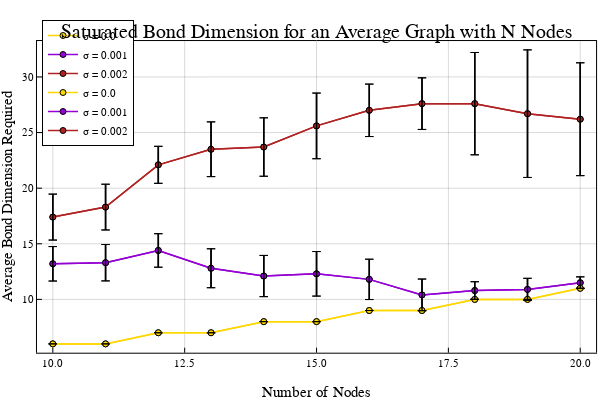

Notebook cell for this chart:
### Code cell
uplt = load_data_and_plot(filename)
if plt !== nothing
    display(plt)
end

### Figure 1 — Plotly figure (JSON) as saved in the notebook; plotly's stock layout.template omitted (floating-point values rounded to 4 significant figures)
{"data": [{"colorbar": {"len": 0.8657, "title": "", "x": 0.9934, "y": 0.5087}, "legendgroup": "σ = 0.0", "line": {"color": "rgba(255, 215, 0, 1.000)", "dash": "solid", "shape": "linear", "width": 1.5}, "marker": {"color": "rgba(255, 215, 0, 1.000)", "line": {"color": "rgba(0, 0, 0, 1.000)", "width": 1}, "size": 6, "symbol": "circle"}, "mode": "lines+markers", "name": "σ = 0.0", "showlegend": true, "type": "scatter", "x": [10, 11, 12, 13, 14, 15, 16, 17, 18, 19, 20], "xaxis": "x", "y": [6, 6, 7, 7, 8, 8, 9, 9, 10, 10, 11], "yaxis": "y"}, {"colorbar": {"len": 0.8657, "title": "", "x": 0.9934, "y": 0.5087}, "legendgroup": "", "line": {"color": "rgba(0, 0, 0, 1.000)", "dash": "solid", "shape": "linear", "width": 1.5}, "marker": {"color": "rgba(0, 0, 0, 1.000)", "line": {"color": "rgba(0, 0, 0, 1.000)", "width": 1}, "size": 6, "symbol": "line-ew"}, "mode": "lines+markers", "name": "", "showlegend": false, "type": "scatter", "x": [10, 10], "xaxis": "x", "y": [6, 6], "yaxis": "y"}, {"colorbar": {"len": 0.8657, "title": "", "x": 0.9934, "y": 0.5087}, "legendgroup": "", "line": {"color": "rgba(0, 0, 0, 1.000)", "dash": "solid", "shape": "linear", "width": 1.5}, "marker": {"color": "rgba(0, 0, 0, 1.000)", "line": {"color": "rgba(0, 0, 0, 1.000)", "width": 1}, "size": 6, "symbol": "line-ew"}, "mode": "lines+markers", "name": "", "showlegend": false, "type": "scatter", "x": [11, 11], "xaxis": "x", "y": [6, 6], "yaxis": "y"}, {"colorbar": {"len": 0.8657, "title": "", "x": 0.9934, "y": 0.5087}, "legendgroup": "", "line": {"color": "rgba(0, 0, 0, 1.000)", "dash": "solid", "shape": "linear", "width": 1.5}, "marker": {"color": "rgba(0, 0, 0, 1.000)", "line": {"color": "rgba(0, 0, 0, 1.000)", "width": 1}, "size": 6, "symbol": "line-ew"}, "mode": "lines+markers", "name": "", "showlegend": false, "type": "scatter", "x": [12, 12], "xaxis": "x", "y": [7, 7], "yaxis": "y"}, {"colorbar": {"len": 0.8657, "title": "", "x": 0.9934, "y": 0.5087}, "legendgroup": "", "line": {"color": "rgba(0, 0, 0, 1.000)", "dash": "solid", "shape": "linear", "width": 1.5}, "marker": {"color": "rgba(0, 0, 0, 1.000)", "line": {"color": "rgba(0, 0, 0, 1.000)", "width": 1}, "size": 6, "symbol": "line-ew"}, "mode": "lines+markers", "name": "", "showlegend": false, "type": "scatter", "x": [13, 13], "xaxis": "x", "y": [7, 7], "yaxis": "y"}, {"colorbar": {"len": 0.8657, "title": "", "x": 0.9934, "y": 0.5087}, "legendgroup": "", "line": {"color": "rgba(0, 0, 0, 1.000)", "dash": "solid", "shape": "linear", "width": 1.5}, "marker": {"color": "rgba(0, 0, 0, 1.000)", "line": {"color": "rgba(0, 0, 0, 1.000)", "width": 1}, "size": 6, "symbol": "line-ew"}, "mode": "lines+markers", "name": "", "showlegend": false, "type": "scatter", "x": [14, 14], "xaxis": "x", "y": [8, 8], "yaxis": "y"}, {"colorbar": {"len": 0.8657, "title": "", "x": 0.9934, "y": 0.5087}, "legendgroup": "", "line": {"color": "rgba(0, 0, 0, 1.000)", "dash": "solid", "shape": "linear", "width": 1.5}, "marker": {"color": "rgba(0, 0, 0, 1.000)", "line": {"color": "rgba(0, 0, 0, 1.000)", "width": 1}, "size": 6, "symbol": "line-ew"}, "mode": "lines+markers", "name": "", "showlegend": false, "type": "scatter", "x": [15, 15], "xaxis": "x", "y": [8, 8], "yaxis": "y"}, {"colorbar": {"len": 0.8657, "title": "", "x": 0.9934, "y": 0.5087}, "legendgroup": "", "line": {"color": "rgba(0, 0, 0, 1.000)", "dash": "solid", "shape": "linear", "width": 1.5}, "marker": {"color": "rgba(0, 0, 0, 1.000)", "line": {"color": "rgba(0, 0, 0, 1.000)", "width": 1}, "size": 6, "symbol": "line-ew"}, "mode": "lines+markers", "name": "", "showlegend": false, "type": "scatter", "x": [16, 16], "xaxis": "x", "y": [9, 9], "yaxis": "y"}, {"colorbar": {"len": 0.8657, "title": "", "x": 0.9934, "y": 0.5087}, "legendgroup": "", "line": {"color": "rgba(0, 0, 0, 1.000)", "dash": "solid", "shape": "linear", "width": 1.5}, "marker": {"color": "rgba(0, 0, 0, 1.000)", "line": {"color": "rgba(0, 0, 0, 1.000)", "width": 1}, "size": 6, "symbol": "line-ew"}, "mode": "lines+markers", "name": "", "showlegend": false, "type": "scatter", "x": [17, 17], "xaxis": "x", "y": [9, 9], "yaxis": "y"}, {"colorbar": {"len": 0.8657, "title": "", "x": 0.9934, "y": 0.5087}, "legendgroup": "", "line": {"color": "rgba(0, 0, 0, 1.000)", "dash": "solid", "shape": "linear", "width": 1.5}, "marker": {"color": "rgba(0, 0, 0, 1.000)", "line": {"color": "rgba(0, 0, 0, 1.000)", "width": 1}, "size": 6, "symbol": "line-ew"}, "mode": "lines+markers", "name": "", "showlegend": false, "type": "scatter", "x": [18, 18], "xaxis": "x", "y": [10, 10], "yaxis": "y"}, {"colorbar": {"len": 0.8657, "title": "", "x": 0.9934, "y": 0.5087}, "legendgroup": "", "line": {"color": "rgba(0, 0, 0, 1.000)", "dash": "solid", "shape": "linear", "width": 1.5}, "marker": {"color": "rgba(0, 0, 0, 1.000)", "line": {"color": "rgba(0, 0, 0, 1.000)", "width": 1}, "size": 6, "symbol": "line-ew"}, "mode": "lines+markers", "name": "", "showlegend": false, "type": "scatter", "x": [19, 19], "xaxis": "x", "y": [10, 10], "yaxis": "y"}, {"colorbar": {"len": 0.8657, "title": "", "x": 0.9934, "y": 0.5087}, "legendgroup": "", "line": {"color": "rgba(0, 0, 0, 1.000)", "dash": "solid", "shape": "linear", "width": 1.5}, "marker": {"color": "rgba(0, 0, 0, 1.000)", "line": {"color": "rgba(0, 0, 0, 1.000)", "width": 1}, "size": 6, "symbol": "line-ew"}, "mode": "lines+markers", "name": "", "showlegend": false, "type": "scatter", "x": [20, 20], "xaxis": "x", "y": [11, 11], "yaxis": "y"}, {"colorbar": {"len": 0.8657, "title": "", "x": 0.9934, "y": 0.5087}, "legendgroup": "σ = 0.001", "line": {"color": "rgba(148, 0, 211, 1.000)", "dash": "solid", "shape": "linear", "width": 1.5}, "marker": {"color": "rgba(148, 0, 211, 1.000)", "line": {"color": "rgba(0, 0, 0, 1.000)", "width": 1}, "size": 6, "symbol": "circle"}, "mode": "lines+markers", "name": "σ = 0.001", "showlegend": true, "type": "scatter", "x": [10, 11, 12, 13, 14, 15, 16, 17, 18, 19, 20], "xaxis": "x", "y": [13.2, 13.3, 14.4, 12.8, 12.1, 12.3, 11.8, 10.4, 10.8, 10.9, 11.5], "yaxis": "y"}, {"colorbar": {"len": 0.8657, "title": "", "x": 0.9934, "y": 0.5087}, "legendgroup": "", "line": {"color": "rgba(0, 0, 0, 1.000)", "dash": "solid", "shape": "linear", "width": 1.5}, "marker": {"color": "rgba(0, 0, 0, 1.000)", "line": {"color": "rgba(0, 0, 0, 1.000)", "width": 1}, "size": 6, "symbol": "line-ew"}, "mode": "lines+markers", "name": "", "showlegend": false, "type": "scatter", "x": [10, 10], "xaxis": "x", "y": [11.65, 14.75], "yaxis": "y"}, {"colorbar": {"len": 0.8657, "title": "", "x": 0.9934, "y": 0.5087}, "legendgroup": "", "line": {"color": "rgba(0, 0, 0, 1.000)", "dash": "solid", "shape": "linear", "width": 1.5}, "marker": {"color": "rgba(0, 0, 0, 1.000)", "line": {"color": "rgba(0, 0, 0, 1.000)", "width": 1}, "size": 6, "symbol": "line-ew"}, "mode": "lines+markers", "name": "", "showlegend": false, "type": "scatter", "x": [11, 11], "xaxis": "x", "y": [11.66, 14.94], "yaxis": "y"}, {"colorbar": {"len": 0.8657, "title": "", "x": 0.9934, "y": 0.5087}, "legendgroup": "", "line": {"color": "rgba(0, 0, 0, 1.000)", "dash": "solid", "shape": "linear", "width": 1.5}, "marker": {"color": "rgba(0, 0, 0, 1.000)", "line": {"color": "rgba(0, 0, 0, 1.000)", "width": 1}, "size": 6, "symbol": "line-ew"}, "mode": "lines+markers", "name": "", "showlegend": false, "type": "scatter", "x": [12, 12], "xaxis": "x", "y": [12.89, 15.91], "yaxis": "y"}, {"colorbar": {"len": 0.8657, "title": "", "x": 0.9934, "y": 0.5087}, "legendgroup": "", "line": {"color": "rgba(0, 0, 0, 1.000)", "dash": "solid", "shape": "linear", "width": 1.5}, "marker": {"color": "rgba(0, 0, 0, 1.000)", "line": {"color": "rgba(0, 0, 0, 1.000)", "width": 1}, "size": 6, "symbol": "line-ew"}, "mode": "lines+markers", "name": "", "showlegend": false, "type": "scatter", "x": [13, 13], "xaxis": "x", "y": [11.05, 14.55], "yaxis": "y"}, {"colorbar": {"len": 0.8657, "title": "", "x": 0.9934, "y": 0.5087}, "legendgroup": "", "line": {"color": "rgba(0, 0, 0, 1.000)", "dash": "solid", "shape": "linear", "width": 1.5}, "marker": {"color": "rgba(0, 0, 0, 1.000)", "line": {"color": "rgba(0, 0, 0, 1.000)", "width": 1}, "size": 6, "symbol": "line-ew"}, "mode": "lines+markers", "name": "", "showlegend": false, "type": "scatter", "x": [14, 14], "xaxis": "x", "y": [10.25, 13.95], "yaxis": "y"}, {"colorbar": {"len": 0.8657, "title": "", "x": 0.9934, "y": 0.5087}, "legendgroup": "", "line": {"color": "rgba(0, 0, 0, 1.000)", "dash": "solid", "shape": "linear", "width": 1.5}, "marker": {"color": "rgba(0, 0, 0, 1.000)", "line": {"color": "rgba(0, 0, 0, 1.000)", "width": 1}, "size": 6, "symbol": "line-ew"}, "mode": "lines+markers", "name": "", "showlegend": false, "type": "scatter", "x": [15, 15], "xaxis": "x", "y": [10.3, 14.3], "yaxis": "y"}, {"colorbar": {"len": 0.8657, "title": "", "x": 0.9934, "y": 0.5087}, "legendgroup": "", "line": {"color": "rgba(0, 0, 0, 1.000)", "dash": "solid", "shape": "linear", "width": 1.5}, "marker": {"color": "rgba(0, 0, 0, 1.000)", "line": {"color": "rgba(0, 0, 0, 1.000)", "width": 1}, "size": 6, "symbol": "line-ew"}, "mode": "lines+markers", "name": "", "showlegend": false, "type": "scatter", "x": [16, 16], "xaxis": "x", "y": [9.986, 13.61], "yaxis": "y"}, {"colorbar": {"len": 0.8657, "title": "", "x": 0.9934, "y": 0.5087}, "legendgroup": "", "line": {"color": "rgba(0, 0, 0, 1.000)", "dash": "solid", "shape": "linear", "width": 1.5}, "marker": {"color": "rgba(0, 0, 0, 1.000)", "line": {"color": "rgba(0, 0, 0, 1.000)", "width": 1}, "size": 6, "symbol": "line-ew"}, "mode": "lines+markers", "name": "", "showlegend": false, "type": "scatter", "x": [17, 17], "xaxis": "x", "y": [8.97, 11.83], "yaxis": "y"}, {"colorbar": {"len": 0.8657, "title": "", "x": 0.9934, "y": 0.5087}, "legendgroup": "", "line": {"color": "rgba(0, 0, 0, 1.000)", "dash": "solid", "shape": "linear", "width": 1.5}, "marker": {"color": "rgba(0, 0, 0, 1.000)", "line": {"color": "rgba(0, 0, 0, 1.000)", "width": 1}, "size": 6, "symbol": "line-ew"}, "mode": "lines+markers", "name": "", "showlegend": false, "type": "scatter", "x": [18, 18], "xaxis": "x", "y": [10.01, 11.59], "yaxis": "y"}, {"colorbar": {"len": 0.8657, "title": "", "x": 0.9934, "y": 0.5087}, "legendgroup": "", "line": {"color": "rgba(0, 0, 0, 1.000)", "dash": "solid", "shape": "linear", "width": 1.5}, "marker": {"color": "rgba(0, 0, 0, 1.000)", "line": {"color": "rgba(0, 0, 0, 1.000)", "width": 1}, "size": 6, "symbol": "line-ew"}, "mode": "lines+markers", "name": "", "showlegend": false, "type": "scatter", "x": [19, 19], "xaxis": "x", "y": [9.906, 11.89], "yaxis": "y"}, {"colorbar": {"len": 0.8657, "title": "", "x": 0.9934, "y": 0.5087}, "legendgroup": "", "line": {"color": "rgba(0, 0, 0, 1.000)", "dash": "solid", "shape": "linear", "width": 1.5}, "marker": {"color": "rgba(0, 0, 0, 1.000)", "line": {"color": "rgba(0, 0, 0, 1.000)", "width": 1}, "size": 6, "symbol": "line-ew"}, "mode": "lines+markers", "name": "", "showlegend": false, "type": "scatter", "x": [20, 20], "xaxis": "x", "y": [10.97, 12.03], "yaxis": "y"}, {"colorbar": {"len": 0.8657, "title": "", "x": 0.9934, "y": 0.5087}, "legendgroup": "σ = 0.002", "line": {"color": "rgba(178, 34, 34, 1.000)", "dash": "solid", "shape": "linear", "width": 1.5}, "marker": {"color": "rgba(178, 34, 34, 1.000)", "line": {"color": "rgba(0, 0, 0, 1.000)", "width": 1}, "size": 6, "symbol": "circle"}, "mode": "lines+markers", "name": "σ = 0.002", "showlegend": true, "type": "scatter", "x": [10, 11, 12, 13, 14, 15, 16, 17, 18, 19, 20], "xaxis": "x", "y": [17.4, 18.3, 22.1, 23.5, 23.7, 25.6, 27, 27.6, 27.6, 26.7, 26.2], "yaxis": "y"}, {"colorbar": {"len": 0.8657, "title": "", "x": 0.9934, "y": 0.5087}, "legendgroup": "", "line": {"color": "rgba(0, 0, 0, 1.000)", "dash": "solid", "shape": "linear", "width": 1.5}, "marker": {"color": "rgba(0, 0, 0, 1.000)", "line": {"color": "rgba(0, 0, 0, 1.000)", "width": 1}, "size": 6, "symbol": "line-ew"}, "mode": "lines+markers", "name": "", "showlegend": false, "type": "scatter", "x": [10, 10], "xaxis": "x", "y": [15.33, 19.47], "yaxis": "y"}, {"colorbar": {"len": 0.8657, "title": "", "x": 0.9934, "y": 0.5087}, "legendgroup": "", "line": {"color": "rgba(0, 0, 0, 1.000)", "dash": "solid", "shape": "linear", "width": 1.5}, "marker": {"color": "rgba(0, 0, 0, 1.000)", "line": {"color": "rgba(0, 0, 0, 1.000)", "width": 1}, "size": 6, "symbol": "line-ew"}, "mode": "lines+markers", "name": "", "showlegend": false, "type": "scatter", "x": [11, 11], "xaxis": "x", "y": [16.24, 20.36], "yaxis": "y"}, {"colorbar": {"len": 0.8657, "title": "", "x": 0.9934, "y": 0.5087}, "legendgroup": "", "line": {"color": "rgba(0, 0, 0, 1.000)", "dash": "solid", "shape": "linear", "width": 1.5}, "marker": {"color": "rgba(0, 0, 0, 1.000)", "line": {"color": "rgba(0, 0, 0, 1.000)", "width": 1}, "size": 6, "symbol": "line-ew"}, "mode": "lines+markers", "name": "", "showlegend": false, "type": "scatter", "x": [12, 12], "xaxis": "x", "y": [20.44, 23.76], "yaxis": "y"}, {"colorbar": {"len": 0.8657, "title": "", "x": 0.9934, "y": 0.5087}, "legendgroup": "", "line": {"color": "rgba(0, 0, 0, 1.000)", "dash": "solid", "shape": "linear", "width": 1.5}, "marker": {"color": "rgba(0, 0, 0, 1.000)", "line": {"color": "rgba(0, 0, 0, 1.000)", "width": 1}, "size": 6, "symbol": "line-ew"}, "mode": "lines+markers", "name": "", "showlegend": false, "type": "scatter", "x": [13, 13], "xaxis": "x", "y": [21.04, 25.96], "yaxis": "y"}, {"colorbar": {"len": 0.8657, "title": "", "x": 0.9934, "y": 0.5087}, "legendgroup": "", "line": {"color": "rgba(0, 0, 0, 1.000)", "dash": "solid", "shape": "linear", "width": 1.5}, "marker": {"color": "rgba(0, 0, 0, 1.000)", "line": {"color": "rgba(0, 0, 0, 1.000)", "width": 1}, "size": 6, "symbol": "line-ew"}, "mode": "lines+markers", "name": "", "showlegend": false, "type": "scatter", "x": [14, 14], "xaxis": "x", "y": [21.07, 26.33], "yaxis": "y"}, {"colorbar": {"len": 0.8657, "title": "", "x": 0.9934, "y": 0.5087}, "legendgroup": "", "line": {"color": "rgba(0, 0, 0, 1.000)", "dash": "solid", "shape": "linear", "width": 1.5}, "marker": {"color": "rgba(0, 0, 0, 1.000)", "line": {"color": "rgba(0, 0, 0, 1.000)", "width": 1}, "size": 6, "symbol": "line-ew"}, "mode": "lines+markers", "name": "", "showlegend": false, "type": "scatter", "x": [15, 15], "xaxis": "x", "y": [22.65, 28.55], "yaxis": "y"}, {"colorbar": {"len": 0.8657, "title": "", "x": 0.9934, "y": 0.5087}, "legendgroup": "", "line": {"color": "rgba(0, 0, 0, 1.000)", "dash": "solid", "shape": "linear", "width": 1.5}, "marker": {"color": "rgba(0, 0, 0, 1.000)", "line": {"color": "rgba(0, 0, 0, 1.000)", "width": 1}, "size": 6, "symbol": "line-ew"}, "mode": "lines+markers", "name": "", "showlegend": false, "type": "scatter", "x": [16, 16], "xaxis": "x", "y": [24.64, 29.36], "yaxis": "y"}, {"colorbar": {"len": 0.8657, "title": "", "x": 0.9934, "y": 0.5087}, "legendgroup": "", "line": {"color": "rgba(0, 0, 0, 1.000)", "dash": "solid", "shape": "linear", "width": 1.5}, "marker": {"color": "rgba(0, 0, 0, 1.000)", "line": {"color": "rgba(0, 0, 0, 1.000)", "width": 1}, "size": 6, "symbol": "line-ew"}, "mode": "lines+markers", "name": "", "showlegend": false, "type": "scatter", "x": [17, 17], "xaxis": "x", "y": [25.28, 29.92], "yaxis": "y"}, {"colorbar": {"len": 0.8657, "title": "", "x": 0.9934, "y": 0.5087}, "legendgroup": "", "line": {"color": "rgba(0, 0, 0, 1.000)", "dash": "solid", "shape": "linear", "width": 1.5}, "marker": {"color": "rgba(0, 0, 0, 1.000)", "line": {"color": "rgba(0, 0, 0, 1.000)", "width": 1}, "size": 6, "symbol": "line-ew"}, "mode": "lines+markers", "name": "", "showlegend": false, "type": "scatter", "x": [18, 18], "xaxis": "x", "y": [23.0, 32.2], "yaxis": "y"}, {"colorbar": {"len": 0.8657, "title": "", "x": 0.9934, "y": 0.5087}, "legendgroup": "", "line": {"color": "rgba(0, 0, 0, 1.000)", "dash": "solid", "shape": "linear", "width": 1.5}, "marker": {"color": "rgba(0, 0, 0, 1.000)", "line": {"color": "rgba(0, 0, 0, 1.000)", "width": 1}, "size": 6, "symbol": "line-ew"}, "mode": "lines+markers", "name": "", "showlegend": false, "type": "scatter", "x": [19, 19], "xaxis": "x", "y": [20.96, 32.44], "yaxis": "y"}, {"colorbar": {"len": 0.8657, "title": "", "x": 0.9934, "y": 0.5087}, "legendgroup": "", "line": {"color": "rgba(0, 0, 0, 1.000)", "dash": "solid", "shape": "linear", "width": 1.5}, "marker": {"color": "rgba(0, 0, 0, 1.000)", "line": {"color": "rgba(0, 0, 0, 1.000)", "width": 1}, "size": 6, "symbol": "line-ew"}, "mode": "lines+markers", "name": "", "showlegend": false, "type": "scatter", "x": [20, 20], "xaxis": "x", "y": [21.13, 31.27], "yaxis": "y"}, {"colorbar": {"len": 0.8657, "title": "", "x": 0.9934, "y": 0.5087}, "legendgroup": "σ = 0.0", "line": {"color": "rgba(255, 215, 0, 1.000)", "dash": "solid", "shape": "linear", "width": 1.5}, "marker": {"color": "rgba(255, 215, 0, 1.000)", "line": {"color": "rgba(0, 0, 0, 1.000)", "width": 1}, "size": 6, "symbol": "circle"}, "mode": "lines+markers", "name": "σ = 0.0", "showlegend": true, "type": "scatter", "x": [10, 11, 12, 13, 14, 15, 16, 17, 18, 19, 20], "xaxis": "x", "y": [6, 6, 7, 7, 8, 8, 9, 9, 10, 10, 11], "yaxis": "y"}, {"colorbar": {"len": 0.8657, "title": "", "x": 0.9934, "y": 0.5087}, "legendgroup": "", "line": {"color": "rgba(0, 0, 0, 1.000)", "dash": "solid", "shape": "linear", "width": 1.5}, "marker": {"color": "rgba(0, 0, 0, 1.000)", "line": {"color": "rgba(0, 0, 0, 1.000)", "width": 1}, "size": 6, "symbol": "line-ew"}, "mode": "lines+markers", "name": "", "showlegend": false, "type": "scatter", "x": [10, 10], "xaxis": "x", "y": [6, 6], "yaxis": "y"}, {"colorbar": {"len": 0.8657, "title": "", "x": 0.9934, "y": 0.5087}, "legendgroup": "", "line": {"color": "rgba(0, 0, 0, 1.000)", "dash": "solid", "shape": "linear", "width": 1.5}, "marker": {"color": "rgba(0, 0, 0, 1.000)", "line": {"color": "rgba(0, 0, 0, 1.000)", "width": 1}, "size": 6, "symbol": "line-ew"}, "mode": "lines+markers", "name": "", "showlegend": false, "type": "scatter", "x": [11, 11], "xaxis": "x", "y": [6, 6], "yaxis": "y"}, {"colorbar": {"len": 0.8657, "title": "", "x": 0.9934, "y": 0.5087}, "legendgroup": "", "line": {"color": "rgba(0, 0, 0, 1.000)", "dash": "solid", "shape": "linear", "width": 1.5}, "marker": {"color": "rgba(0, 0, 0, 1.000)", "line": {"color": "rgba(0, 0, 0, 1.000)", "width": 1}, "size": 6, "symbol": "line-ew"}, "mode": "lines+markers", "name": "", "showlegend": false, "type": "scatter", "x": [12, 12], "xaxis": "x", "y": [7, 7], "yaxis": "y"}, {"colorbar": {"len": 0.8657, "title": "", "x": 0.9934, "y": 0.5087}, "legendgroup": "", "line": {"color": "rgba(0, 0, 0, 1.000)", "dash": "solid", "shape": "linear", "width": 1.5}, "marker": {"color": "rgba(0, 0, 0, 1.000)", "line": {"color": "rgba(0, 0, 0, 1.000)", "width": 1}, "size": 6, "symbol": "line-ew"}, "mode": "lines+markers", "name": "", "showlegend": false, "type": "scatter", "x": [13, 13], "xaxis": "x", "y": [7, 7], "yaxis": "y"}, {"colorbar": {"len": 0.8657, "title": "", "x": 0.9934, "y": 0.5087}, "legendgroup": "", "line": {"color": "rgba(0, 0, 0, 1.000)", "dash": "solid", "shape": "linear", "width": 1.5}, "marker": {"color": "rgba(0, 0, 0, 1.000)", "line": {"color": "rgba(0, 0, 0, 1.000)", "width": 1}, "size": 6, "symbol": "line-ew"}, "mode": "lines+markers", "name": "", "showlegend": false, "type": "scatter", "x": [14, 14], "xaxis": "x", "y": [8, 8], "yaxis": "y"}, {"colorbar": {"len": 0.8657, "title": "", "x": 0.9934, "y": 0.5087}, "legendgroup": "", "line": {"color": "rgba(0, 0, 0, 1.000)", "dash": "solid", "shape": "linear", "width": 1.5}, "marker": {"color": "rgba(0, 0, 0, 1.000)", "line": {"color": "rgba(0, 0, 0, 1.000)", "width": 1}, "size": 6, "symbol": "line-ew"}, "mode": "lines+markers", "name": "", "showlegend": false, "type": "scatter", "x": [15, 15], "xaxis": "x", "y": [8, 8], "yaxis": "y"}, {"colorbar": {"len": 0.8657, "title": "", "x": 0.9934, "y": 0.5087}, "legendgroup": "", "line": {"color": "rgba(0, 0, 0, 1.000)", "dash": "solid", "shape": "linear", "width": 1.5}, "marker": {"color": "rgba(0, 0, 0, 1.000)", "line": {"color": "rgba(0, 0, 0, 1.000)", "width": 1}, "size": 6, "symbol": "line-ew"}, "mode": "lines+markers", "name": "", "showlegend": false, "type": "scatter", "x": [16, 16], "xaxis": "x", "y": [9, 9], "yaxis": "y"}, {"colorbar": {"len": 0.8657, "title": "", "x": 0.9934, "y": 0.5087}, "legendgroup": "", "line": {"color": "rgba(0, 0, 0, 1.000)", "dash": "solid", "shape": "linear", "width": 1.5}, "marker": {"color": "rgba(0, 0, 0, 1.000)", "line": {"color": "rgba(0, 0, 0, 1.000)", "width": 1}, "size": 6, "symbol": "line-ew"}, "mode": "lines+markers", "name": "", "showlegend": false, "type": "scatter", "x": [17, 17], "xaxis": "x", "y": [9, 9], "yaxis": "y"}, {"colorbar": {"len": 0.8657, "title": "", "x": 0.9934, "y": 0.5087}, "legendgroup": "", "line": {"color": "rgba(0, 0, 0, 1.000)", "dash": "solid", "shape": "linear", "width": 1.5}, "marker": {"color": "rgba(0, 0, 0, 1.000)", "line": {"color": "rgba(0, 0, 0, 1.000)", "width": 1}, "size": 6, "symbol": "line-ew"}, "mode": "lines+markers", "name": "", "showlegend": false, "type": "scatter", "x": [18, 18], "xaxis": "x", "y": [10, 10], "yaxis": "y"}, {"colorbar": {"len": 0.8657, "title": "", "x": 0.9934, "y": 0.5087}, "legendgroup": "", "line": {"color": "rgba(0, 0, 0, 1.000)", "dash": "solid", "shape": "linear", "width": 1.5}, "marker": {"color": "rgba(0, 0, 0, 1.000)", "line": {"color": "rgba(0, 0, 0, 1.000)", "width": 1}, "size": 6, "symbol": "line-ew"}, "mode": "lines+markers", "name": "", "showlegend": false, "type": "scatter", "x": [19, 19], "xaxis": "x", "y": [10, 10], "yaxis": "y"}, {"colorbar": {"len": 0.8657, "title": "", "x": 0.9934, "y": 0.5087}, "legendgroup": "", "line": {"color": "rgba(0, 0, 0, 1.000)", "dash": "solid", "shape": "linear", "width": 1.5}, "marker": {"color": "rgba(0, 0, 0, 1.000)", "line": {"color": "rgba(0, 0, 0, 1.000)", "width": 1}, "size": 6, "symbol": "line-ew"}, "mode": "lines+markers", "name": "", "showlegend": false, "type": "scatter", "x": [20, 20], "xaxis": "x", "y": [11, 11], "yaxis": "y"}, {"colorbar": {"len": 0.8657, "title": "", "x": 0.9934, "y": 0.5087}, "legendgroup": "σ = 0.001", "line": {"color": "rgba(148, 0, 211, 1.000)", "dash": "solid", "shape": "linear", "width": 1.5}, "marker": {"color": "rgba(148, 0, 211, 1.000)", "line": {"color": "rgba(0, 0, 0, 1.000)", "width": 1}, "size": 6, "symbol": "circle"}, "mode": "lines+markers", "name": "σ = 0.001", "showlegend": true, "type": "scatter", "x": [10, 11, 12, 13, 14, 15, 16, 17, 18, 19, 20], "xaxis": "x", "y": [13.2, 13.3, 14.4, 12.8, 12.1, 12.3, 11.8, 10.4, 10.8, 10.9, 11.5], "yaxis": "y"}, {"colorbar": {"len": 0.8657, "title": "", "x": 0.9934, "y": 0.5087}, "legendgroup": "", "line": {"color": "rgba(0, 0, 0, 1.000)", "dash": "solid", "shape": "linear", "width": 1.5}, "marker": {"color": "rgba(0, 0, 0, 1.000)", "line": {"color": "rgba(0, 0, 0, 1.000)", "width": 1}, "size": 6, "symbol": "line-ew"}, "mode": "lines+markers", "name": "", "showlegend": false, "type": "scatter", "x": [10, 10], "xaxis": "x", "y": [11.65, 14.75], "yaxis": "y"}, {"colorbar": {"len": 0.8657, "title": "", "x": 0.9934, "y": 0.5087}, "legendgroup": "", "line": {"color": "rgba(0, 0, 0, 1.000)", "dash": "solid", "shape": "linear", "width": 1.5}, "marker": {"color": "rgba(0, 0, 0, 1.000)", "line": {"color": "rgba(0, 0, 0, 1.000)", "width": 1}, "size": 6, "symbol": "line-ew"}, "mode": "lines+markers", "name": "", "showlegend": false, "type": "scatter", "x": [11, 11], "xaxis": "x", "y": [11.66, 14.94], "yaxis": "y"}, {"colorbar": {"len": 0.8657, "title": "", "x": 0.9934, "y": 0.5087}, "legendgroup": "", "line": {"color": "rgba(0, 0, 0, 1.000)", "dash": "solid", "shape": "linear", "width": 1.5}, "marker": {"color": "rgba(0, 0, 0, 1.000)", "line": {"color": "rgba(0, 0, 0, 1.000)", "width": 1}, "size": 6, "symbol": "line-ew"}, "mode": "lines+markers", "name": "", "showlegend": false, "type": "scatter", "x": [12, 12], "xaxis": "x", "y": [12.89, 15.91], "yaxis": "y"}, {"colorbar": {"len": 0.8657, "title": "", "x": 0.9934, "y": 0.5087}, "legendgroup": "", "line": {"color": "rgba(0, 0, 0, 1.000)", "dash": "solid", "shape": "linear", "width": 1.5}, "marker": {"color": "rgba(0, 0, 0, 1.000)", "line": {"color": "rgba(0, 0, 0, 1.000)", "width": 1}, "size": 6, "symbol": "line-ew"}, "mode": "lines+markers", "name": "", "showlegend": false, "type": "scatter", "x": [13, 13], "xaxis": "x", "y": [11.05, 14.55], "yaxis": "y"}, {"colorbar": {"len": 0.8657, "title": "", "x": 0.9934, "y": 0.5087}, "legendgroup": "", "line": {"color": "rgba(0, 0, 0, 1.000)", "dash": "solid", "shape": "linear", "width": 1.5}, "marker": {"color": "rgba(0, 0, 0, 1.000)", "line": {"color": "rgba(0, 0, 0, 1.000)", "width": 1}, "size": 6, "symbol": "line-ew"}, "mode": "lines+markers", "name": "", "showlegend": false, "type": "scatter", "x": [14, 14], "xaxis": "x", "y": [10.25, 13.95], "yaxis": "y"}, {"colorbar": {"len": 0.8657, "title": "", "x": 0.9934, "y": 0.5087}, "legendgroup": "", "line": {"color": "rgba(0, 0, 0, 1.000)", "dash": "solid", "shape": "linear", "width": 1.5}, "marker": {"color": "rgba(0, 0, 0, 1.000)", "line": {"color": "rgba(0, 0, 0, 1.000)", "width": 1}, "size": 6, "symbol": "line-ew"}, "mode": "lines+markers", "name": "", "showlegend": false, "type": "scatter", "x": [15, 15], "xaxis": "x", "y": [10.3, 14.3], "yaxis": "y"}, {"colorbar": {"len": 0.8657, "title": "", "x": 0.9934, "y": 0.5087}, "legendgroup": "", "line": {"color": "rgba(0, 0, 0, 1.000)", "dash": "solid", "shape": "linear", "width": 1.5}, "marker": {"color": "rgba(0, 0, 0, 1.000)", "line": {"color": "rgba(0, 0, 0, 1.000)", "width": 1}, "size": 6, "symbol": "line-ew"}, "mode": "lines+markers", "name": "", "showlegend": false, "type": "scatter", "x": [16, 16], "xaxis": "x", "y": [9.986, 13.61], "yaxis": "y"}, {"colorbar": {"len": 0.8657, "title": "", "x": 0.9934, "y": 0.5087}, "legendgroup": "", "line": {"color": "rgba(0, 0, 0, 1.000)", "dash": "solid", "shape": "linear", "width": 1.5}, "marker": {"color": "rgba(0, 0, 0, 1.000)", "line": {"color": "rgba(0, 0, 0, 1.000)", "width": 1}, "size": 6, "symbol": "line-ew"}, "mode": "lines+markers", "name": "", "showlegend": false, "type": "scatter", "x": [17, 17], "xaxis": "x", "y": [8.97, 11.83], "yaxis": "y"}, {"colorbar": {"len": 0.8657, "title": "", "x": 0.9934, "y": 0.5087}, "legendgroup": "", "line": {"color": "rgba(0, 0, 0, 1.000)", "dash": "solid", "shape": "linear", "width": 1.5}, "marker": {"color": "rgba(0, 0, 0, 1.000)", "line": {"color": "rgba(0, 0, 0, 1.000)", "width": 1}, "size": 6, "symbol": "line-ew"}, "mode": "lines+markers", "name": "", "showlegend": false, "type": "scatter", "x": [18, 18], "xaxis": "x", "y": [10.01, 11.59], "yaxis": "y"}, {"colorbar": {"len": 0.8657, "title": "", "x": 0.9934, "y": 0.5087}, "legendgroup": "", "line": {"color": "rgba(0, 0, 0, 1.000)", "dash": "solid", "shape": "linear", "width": 1.5}, "marker": {"color": "rgba(0, 0, 0, 1.000)", "line": {"color": "rgba(0, 0, 0, 1.000)", "width": 1}, "size": 6, "symbol": "line-ew"}, "mode": "lines+markers", "name": "", "showlegend": false, "type": "scatter", "x": [19, 19], "xaxis": "x", "y": [9.906, 11.89], "yaxis": "y"}, {"colorbar": {"len": 0.8657, "title": "", "x": 0.9934, "y": 0.5087}, "legendgroup": "", "line": {"color": "rgba(0, 0, 0, 1.000)", "dash": "solid", "shape": "linear", "width": 1.5}, "marker": {"color": "rgba(0, 0, 0, 1.000)", "line": {"color": "rgba(0, 0, 0, 1.000)", "width": 1}, "size": 6, "symbol": "line-ew"}, "mode": "lines+markers", "name": "", "showlegend": false, "type": "scatter", "x": [20, 20], "xaxis": "x", "y": [10.97, 12.03], "yaxis": "y"}, {"colorbar": {"len": 0.8657, "title": "", "x": 0.9934, "y": 0.5087}, "legendgroup": "σ = 0.002", "line": {"color": "rgba(178, 34, 34, 1.000)", "dash": "solid", "shape": "linear", "width": 1.5}, "marker": {"color": "rgba(178, 34, 34, 1.000)", "line": {"color": "rgba(0, 0, 0, 1.000)", "width": 1}, "size": 6, "symbol": "circle"}, "mode": "lines+markers", "name": "σ = 0.002", "showlegend": true, "type": "scatter", "x": [10, 11, 12, 13, 14, 15, 16, 17, 18, 19, 20], "xaxis": "x", "y": [17.4, 18.3, 22.1, 23.5, 23.7, 25.6, 27, 27.6, 27.6, 26.7, 26.2], "yaxis": "y"}, {"colorbar": {"len": 0.8657, "title": "", "x": 0.9934, "y": 0.5087}, "legendgroup": "", "line": {"color": "rgba(0, 0, 0, 1.000)", "dash": "solid", "shape": "linear", "width": 1.5}, "marker": {"color": "rgba(0, 0, 0, 1.000)", "line": {"color": "rgba(0, 0, 0, 1.000)", "width": 1}, "size": 6, "symbol": "line-ew"}, "mode": "lines+markers", "name": "", "showlegend": false, "type": "scatter", "x": [10, 10], "xaxis": "x", "y": [15.33, 19.47], "yaxis": "y"}, {"colorbar": {"len": 0.8657, "title": "", "x": 0.9934, "y": 0.5087}, "legendgroup": "", "line": {"color": "rgba(0, 0, 0, 1.000)", "dash": "solid", "shape": "linear", "width": 1.5}, "marker": {"color": "rgba(0, 0, 0, 1.000)", "line": {"color": "rgba(0, 0, 0, 1.000)", "width": 1}, "size": 6, "symbol": "line-ew"}, "mode": "lines+markers", "name": "", "showlegend": false, "type": "scatter", "x": [11, 11], "xaxis": "x", "y": [16.24, 20.36], "yaxis": "y"}, {"colorbar": {"len": 0.8657, "title": "", "x": 0.9934, "y": 0.5087}, "legendgroup": "", "line": {"color": "rgba(0, 0, 0, 1.000)", "dash": "solid", "shape": "linear", "width": 1.5}, "marker": {"color": "rgba(0, 0, 0, 1.000)", "line": {"color": "rgba(0, 0, 0, 1.000)", "width": 1}, "size": 6, "symbol": "line-ew"}, "mode": "lines+markers", "name": "", "showlegend": false, "type": "scatter", "x": [12, 12], "xaxis": "x", "y": [20.44, 23.76], "yaxis": "y"}, {"colorbar": {"len": 0.8657, "title": "", "x": 0.9934, "y": 0.5087}, "legendgroup": "", "line": {"color": "rgba(0, 0, 0, 1.000)", "dash": "solid", "shape": "linear", "width": 1.5}, "marker": {"color": "rgba(0, 0, 0, 1.000)", "line": {"color": "rgba(0, 0, 0, 1.000)", "width": 1}, "size": 6, "symbol": "line-ew"}, "mode": "lines+markers", "name": "", "showlegend": false, "type": "scatter", "x": [13, 13], "xaxis": "x", "y": [21.04, 25.96], "yaxis": "y"}, {"colorbar": {"len": 0.8657, "title": "", "x": 0.9934, "y": 0.5087}, "legendgroup": "", "line": {"color": "rgba(0, 0, 0, 1.000)", "dash": "solid", "shape": "linear", "width": 1.5}, "marker": {"color": "rgba(0, 0, 0, 1.000)", "line": {"color": "rgba(0, 0, 0, 1.000)", "width": 1}, "size": 6, "symbol": "line-ew"}, "mode": "lines+markers", "name": "", "showlegend": false, "type": "scatter", "x": [14, 14], "xaxis": "x", "y": [21.07, 26.33], "yaxis": "y"}, {"colorbar": {"len": 0.8657, "title": "", "x": 0.9934, "y": 0.5087}, "legendgroup": "", "line": {"color": "rgba(0, 0, 0, 1.000)", "dash": "solid", "shape": "linear", "width": 1.5}, "marker": {"color": "rgba(0, 0, 0, 1.000)", "line": {"color": "rgba(0, 0, 0, 1.000)", "width": 1}, "size": 6, "symbol": "line-ew"}, "mode": "lines+markers", "name": "", "showlegend": false, "type": "scatter", "x": [15, 15], "xaxis": "x", "y": [22.65, 28.55], "yaxis": "y"}, {"colorbar": {"len": 0.8657, "title": "", "x": 0.9934, "y": 0.5087}, "legendgroup": "", "line": {"color": "rgba(0, 0, 0, 1.000)", "dash": "solid", "shape": "linear", "width": 1.5}, "marker": {"color": "rgba(0, 0, 0, 1.000)", "line": {"color": "rgba(0, 0, 0, 1.000)", "width": 1}, "size": 6, "symbol": "line-ew"}, "mode": "lines+markers", "name": "", "showlegend": false, "type": "scatter", "x": [16, 16], "xaxis": "x", "y": [24.64, 29.36], "yaxis": "y"}, {"colorbar": {"len": 0.8657, "title": "", "x": 0.9934, "y": 0.5087}, "legendgroup": "", "line": {"color": "rgba(0, 0, 0, 1.000)", "dash": "solid", "shape": "linear", "width": 1.5}, "marker": {"color": "rgba(0, 0, 0, 1.000)", "line": {"color": "rgba(0, 0, 0, 1.000)", "width": 1}, "size": 6, "symbol": "line-ew"}, "mode": "lines+markers", "name": "", "showlegend": false, "type": "scatter", "x": [17, 17], "xaxis": "x", "y": [25.28, 29.92], "yaxis": "y"}, {"colorbar": {"len": 0.8657, "title": "", "x": 0.9934, "y": 0.5087}, "legendgroup": "", "line": {"color": "rgba(0, 0, 0, 1.000)", "dash": "solid", "shape": "linear", "width": 1.5}, "marker": {"color": "rgba(0, 0, 0, 1.000)", "line": {"color": "rgba(0, 0, 0, 1.000)", "width": 1}, "size": 6, "symbol": "line-ew"}, "mode": "lines+markers", "name": "", "showlegend": false, "type": "scatter", "x": [18, 18], "xaxis": "x", "y": [23.0, 32.2], "yaxis": "y"}, {"colorbar": {"len": 0.8657, "title": "", "x": 0.9934, "y": 0.5087}, "legendgroup": "", "line": {"color": "rgba(0, 0, 0, 1.000)", "dash": "solid", "shape": "linear", "width": 1.5}, "marker": {"color": "rgba(0, 0, 0, 1.000)", "line": {"color": "rgba(0, 0, 0, 1.000)", "width": 1}, "size": 6, "symbol": "line-ew"}, "mode": "lines+markers", "name": "", "showlegend": false, "type": "scatter", "x": [19, 19], "xaxis": "x", "y": [20.96, 32.44], "yaxis": "y"}, {"colorbar": {"len": 0.8657, "title": "", "x": 0.9934, "y": 0.5087}, "legendgroup": "", "line": {"color": "rgba(0, 0, 0, 1.000)", "dash": "solid", "shape": "linear", "width": 1.5}, "marker": {"color": "rgba(0, 0, 0, 1.000)", "line": {"color": "rgba(0, 0, 0, 1.000)", "width": 1}, "size": 6, "symbol": "line-ew"}, "mode": "lines+markers", "name": "", "showlegend": false, "type": "scatter", "x": [20, 20], "xaxis": "x", "y": [21.13, 31.27], "yaxis": "y"}], "layout": {"annotations": [{"font": {"color": "rgba(0, 0, 0, 1.000)", "family": "sans-serif", "size": 20}, "rotation": 0, "showarrow": false, "text": "Saturated Bond Dimension for an Average Graph with N Nodes", "x": 0.5275, "xanchor": "center", "xref": "paper", "y": 1, "yanchor": "top", "yref": "paper"}], "height": 400, "legend": {"bgcolor": "rgba(255, 255, 255, 1.000)", "bordercolor": "rgba(0, 0, 0, 1.000)", "borderwidth": 1, "font": {"color": "rgba(0, 0, 0, 1.000)", "family": "sans-serif", "size": 11}, "title": {"font": {"color": "rgba(0, 0, 0, 1.000)", "family": "sans-serif", "size": 15}, "text": ""}, "tracegroupgap": 0, "traceorder": "normal", "x": 0.07, "xanchor": "left", "y": 1, "yanchor": "top"}, "margin": {"b": 20, "l": 0, "r": 0, "t": 20}, "paper_bgcolor": "rgba(255, 255, 255, 1.000)", "plot_bgcolor": "rgba(255, 255, 255, 1.000)", "showlegend": true, "width": 600, "xaxis": {"anchor": "y", "domain": [0.06165, 0.9934], "gridcolor": "rgba(0, 0, 0, 0.300)", "gridwidth": 0.5, "linecolor": "rgba(0, 0, 0, 1.000)", "mirror": true, "range": [9.7, 20.3], "showgrid": true, "showline": true, "showticklabels": true, "tickangle": 0, "tickcolor": "rgb(0, 0, 0)", "tickfont": {"color": "rgba(0, 0, 0, 1.000)", "family": "sans-serif", "size": 11}, "tickmode": "array", "ticks": "inside", "ticktext": ["10.0", "12.5", "15.0", "17.5", "20.0"], "tickvals": [10, 12.5, 15, 17.5, 20], "title": "Number of Nodes", "titlefont": {"color": "rgba(0, 0, 0, 1.000)", "family": "sans-serif", "size": 15}, "type": "-", "visible": true, "zeroline": false, "zerolinecolor": "rgba(0, 0, 0, 1.000)"}, "yaxis": {"anchor": "x", "domain": [0.07581, 0.9415], "gridcolor": "rgba(0, 0, 0, 0.300)", "gridwidth": 0.5, "linecolor": "rgba(0, 0, 0, 1.000)", "mirror": true, "range": [5.207, 33.23], "showgrid": true, "showline": true, "showticklabels": true, "tickangle": 0, "tickcolor": "rgb(0, 0, 0)", "tickfont": {"color": "rgba(0, 0, 0, 1.000)", "family": "sans-serif", "size": 11}, "tickmode": "array", "ticks": "inside", "ticktext": ["10", "15", "20", "25", "30"], "tickvals": [10, 15, 20, 25, 30], "title": "Average Bond Dimension Required", "titlefont": {"color": "rgba(0, 0, 0, 1.000)", "family": "sans-serif", "size": 15}, "type": "-", "visible": true, "zeroline": false, "zerolinecolor": "rgba(0, 0, 0, 1.000)"}}}
